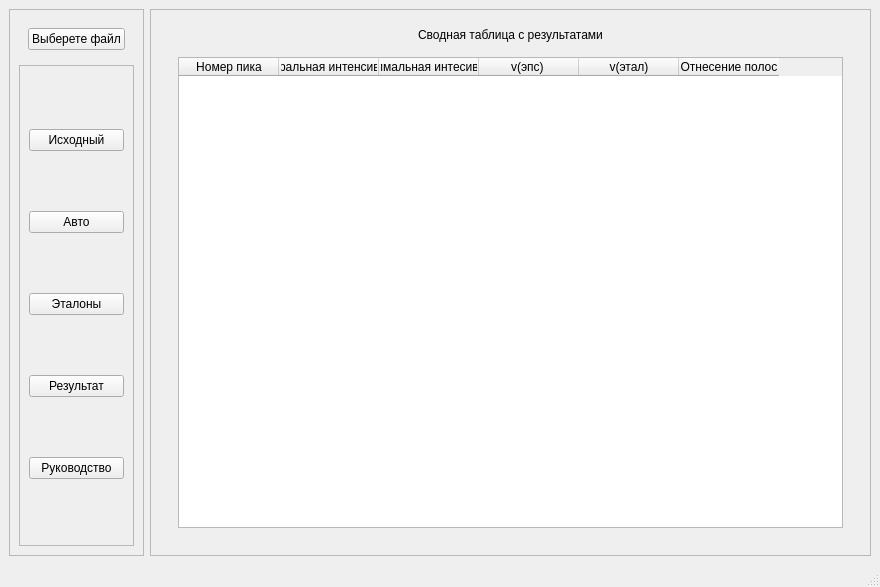
<?xml version="1.0" encoding="UTF-8"?>
<ui version="4.0">
 <class>MainWindow</class>
 <widget class="QMainWindow" name="MainWindow">
  <property name="geometry">
   <rect>
    <x>0</x>
    <y>0</y>
    <width>880</width>
    <height>587</height>
   </rect>
  </property>
  <property name="windowTitle">
   <string>MainWindow</string>
  </property>
  <widget class="QWidget" name="centralwidget">
   <layout class="QHBoxLayout" name="horizontalLayout_2">
    <item>
     <widget class="QFrame" name="frame">
      <property name="frameShape">
       <enum>QFrame::StyledPanel</enum>
      </property>
      <property name="frameShadow">
       <enum>QFrame::Raised</enum>
      </property>
      <layout class="QVBoxLayout" name="verticalLayout_10">
       <item>
        <widget class="QWidget" name="widget_6" native="true">
         <layout class="QVBoxLayout" name="verticalLayout">
          <item>
           <widget class="QPushButton" name="open_file_btn">
            <property name="text">
             <string>Выберете файл</string>
            </property>
           </widget>
          </item>
         </layout>
        </widget>
       </item>
       <item>
        <widget class="QFrame" name="frame_4">
         <property name="sizePolicy">
          <sizepolicy hsizetype="Preferred" vsizetype="Expanding">
           <horstretch>0</horstretch>
           <verstretch>0</verstretch>
          </sizepolicy>
         </property>
         <property name="frameShape">
          <enum>QFrame::StyledPanel</enum>
         </property>
         <property name="frameShadow">
          <enum>QFrame::Raised</enum>
         </property>
         <layout class="QVBoxLayout" name="verticalLayout_2">
          <item>
           <widget class="QPushButton" name="orig_gra_btn">
            <property name="text">
             <string>Исходный</string>
            </property>
           </widget>
          </item>
          <item>
           <widget class="QPushButton" name="auto_peaks_btn_2">
            <property name="text">
             <string>Авто</string>
            </property>
           </widget>
          </item>
          <item>
           <widget class="QPushButton" name="standards_btn">
            <property name="text">
             <string>Эталоны</string>
            </property>
           </widget>
          </item>
          <item>
           <widget class="QPushButton" name="result_btn">
            <property name="text">
             <string>Результат</string>
            </property>
           </widget>
          </item>
          <item>
           <widget class="QPushButton" name="rules_btn">
            <property name="text">
             <string>Руководство</string>
            </property>
           </widget>
          </item>
         </layout>
        </widget>
       </item>
      </layout>
     </widget>
    </item>
    <item>
     <widget class="QFrame" name="frame_2">
      <property name="frameShape">
       <enum>QFrame::StyledPanel</enum>
      </property>
      <property name="frameShadow">
       <enum>QFrame::Raised</enum>
      </property>
      <layout class="QVBoxLayout" name="verticalLayout_4">
       <item>
        <widget class="QStackedWidget" name="charts">
         <property name="sizePolicy">
          <sizepolicy hsizetype="Preferred" vsizetype="Expanding">
           <horstretch>0</horstretch>
           <verstretch>0</verstretch>
          </sizepolicy>
         </property>
         <property name="currentIndex">
          <number>4</number>
         </property>
         <widget class="QWidget" name="orig_gra">
          <layout class="QVBoxLayout" name="verticalLayout_5">
           <item>
            <widget class="QFrame" name="frame_3">
             <property name="frameShape">
              <enum>QFrame::StyledPanel</enum>
             </property>
             <property name="frameShadow">
              <enum>QFrame::Raised</enum>
             </property>
             <layout class="QVBoxLayout" name="verticalLayout_11" stretch="1,91">
              <item alignment="Qt::AlignTop">
               <widget class="QLabel" name="label">
                <property name="text">
                 <string>Исходный график</string>
                </property>
                <property name="alignment">
                 <set>Qt::AlignCenter</set>
                </property>
               </widget>
              </item>
              <item>
               <layout class="QVBoxLayout" name="orig_canvaas"/>
              </item>
             </layout>
            </widget>
           </item>
          </layout>
         </widget>
         <widget class="QWidget" name="auto_peaks_1">
          <layout class="QVBoxLayout" name="verticalLayout_6" stretch="0">
           <item>
            <widget class="QFrame" name="frame_5">
             <property name="frameShape">
              <enum>QFrame::StyledPanel</enum>
             </property>
             <property name="frameShadow">
              <enum>QFrame::Raised</enum>
             </property>
             <layout class="QVBoxLayout" name="verticalLayout_12" stretch="0">
              <item>
               <widget class="QWidget" name="widget_2" native="true">
                <layout class="QVBoxLayout" name="verticalLayout_13">
                 <item>
                  <widget class="QWidget" name="widget_3" native="true">
                   <layout class="QHBoxLayout" name="horizontalLayout_3">
                    <item>
                     <widget class="QPushButton" name="add_stand_btn">
                      <property name="text">
                       <string>Добавить</string>
                      </property>
                     </widget>
                    </item>
                    <item>
                     <widget class="QLabel" name="label_2">
                      <property name="text">
                       <string>Эталонные значения полос титансиликатов</string>
                      </property>
                      <property name="alignment">
                       <set>Qt::AlignCenter</set>
                      </property>
                     </widget>
                    </item>
                    <item>
                     <widget class="QPushButton" name="dell_stand_btn">
                      <property name="text">
                       <string>Удалить</string>
                      </property>
                     </widget>
                    </item>
                   </layout>
                  </widget>
                 </item>
                 <item>
                  <widget class="QTableWidget" name="tableWidget_2">
                   <property name="sizePolicy">
                    <sizepolicy hsizetype="Expanding" vsizetype="Expanding">
                     <horstretch>0</horstretch>
                     <verstretch>0</verstretch>
                    </sizepolicy>
                   </property>
                   <column>
                    <property name="text">
                     <string>Обозначние на графике</string>
                    </property>
                   </column>
                   <column>
                    <property name="text">
                     <string>v</string>
                    </property>
                   </column>
                   <column>
                    <property name="text">
                     <string>cm^-1</string>
                    </property>
                   </column>
                   <column>
                    <property name="text">
                     <string>Отнесение полос</string>
                    </property>
                   </column>
                  </widget>
                 </item>
                </layout>
               </widget>
              </item>
             </layout>
            </widget>
           </item>
          </layout>
         </widget>
         <widget class="QWidget" name="auto_peaks_2">
          <layout class="QVBoxLayout" name="verticalLayout_7">
           <item>
            <widget class="QFrame" name="frame_6">
             <property name="frameShape">
              <enum>QFrame::StyledPanel</enum>
             </property>
             <property name="frameShadow">
              <enum>QFrame::Raised</enum>
             </property>
             <layout class="QVBoxLayout" name="verticalLayout_14" stretch="2,99">
              <item>
               <widget class="QWidget" name="widget" native="true">
                <layout class="QHBoxLayout" name="horizontalLayout">
                 <item>
                  <widget class="QPushButton" name="del_point_btn">
                   <property name="text">
                    <string>Удалить точку</string>
                   </property>
                  </widget>
                 </item>
                 <item>
                  <widget class="QPushButton" name="add_point_btn">
                   <property name="text">
                    <string>Добавить точку</string>
                   </property>
                  </widget>
                 </item>
                 <item>
                  <widget class="QLabel" name="label_3">
                   <property name="text">
                    <string>Автоматическое выделение пиков</string>
                   </property>
                   <property name="alignment">
                    <set>Qt::AlignCenter</set>
                   </property>
                  </widget>
                 </item>
                 <item>
                  <widget class="QPushButton" name="n_for_med_btn">
                   <property name="text">
                    <string>Апроксимация</string>
                   </property>
                  </widget>
                 </item>
                 <item>
                  <widget class="QPushButton" name="num_of_points_btn">
                   <property name="text">
                    <string>Гладкость</string>
                   </property>
                  </widget>
                 </item>
                </layout>
               </widget>
              </item>
              <item>
               <layout class="QVBoxLayout" name="auto_canvas2"/>
              </item>
             </layout>
            </widget>
           </item>
          </layout>
         </widget>
         <widget class="QWidget" name="rules_page">
          <layout class="QVBoxLayout" name="verticalLayout_8">
           <item>
            <widget class="QFrame" name="frame_7">
             <property name="frameShape">
              <enum>QFrame::StyledPanel</enum>
             </property>
             <property name="frameShadow">
              <enum>QFrame::Raised</enum>
             </property>
             <layout class="QVBoxLayout" name="verticalLayout_16" stretch="2,99">
              <item alignment="Qt::AlignTop">
               <widget class="QLabel" name="label_4">
                <property name="text">
                 <string>Руководство пользователя</string>
                </property>
                <property name="alignment">
                 <set>Qt::AlignCenter</set>
                </property>
               </widget>
              </item>
              <item>
               <widget class="QTextEdit" name="textEdit">
                <property name="html">
                 <string>&lt;!DOCTYPE HTML PUBLIC &quot;-//W3C//DTD HTML 4.0//EN&quot; &quot;http://www.w3.org/TR/REC-html40/strict.dtd&quot;&gt;
&lt;html&gt;&lt;head&gt;&lt;meta name=&quot;qrichtext&quot; content=&quot;1&quot; /&gt;&lt;style type=&quot;text/css&quot;&gt;
p, li { white-space: pre-wrap; }
&lt;/style&gt;&lt;/head&gt;&lt;body style=&quot; font-family:'MS Shell Dlg 2'; font-size:7.5pt; font-weight:400; font-style:normal;&quot;&gt;
&lt;p style=&quot; margin-top:0px; margin-bottom:0px; margin-left:0px; margin-right:0px; -qt-block-indent:0; text-indent:0px;&quot;&gt;&lt;span style=&quot; font-size:8pt; font-weight:600;&quot;&gt;Выбрать&lt;/span&gt;&lt;span style=&quot; font-size:8pt;&quot;&gt; &lt;/span&gt;&lt;span style=&quot; font-size:8pt; font-weight:600;&quot;&gt;файл&lt;/span&gt;&lt;span style=&quot; font-size:8pt;&quot;&gt;:&lt;/span&gt;&lt;/p&gt;
&lt;p style=&quot;-qt-paragraph-type:empty; margin-top:0px; margin-bottom:0px; margin-left:0px; margin-right:0px; -qt-block-indent:0; text-indent:0px; font-size:8pt;&quot;&gt;&lt;br /&gt;&lt;/p&gt;
&lt;p style=&quot; margin-top:0px; margin-bottom:0px; margin-left:0px; margin-right:0px; -qt-block-indent:0; text-indent:0px;&quot;&gt;&lt;span style=&quot; font-size:8pt; font-weight:600;&quot;&gt;Исходный&lt;/span&gt;&lt;span style=&quot; font-size:8pt;&quot;&gt;: отображает график построенный по входным данным&lt;/span&gt;&lt;/p&gt;
&lt;p style=&quot;-qt-paragraph-type:empty; margin-top:0px; margin-bottom:0px; margin-left:0px; margin-right:0px; -qt-block-indent:0; text-indent:0px; font-size:8pt;&quot;&gt;&lt;br /&gt;&lt;/p&gt;
&lt;p style=&quot; margin-top:0px; margin-bottom:0px; margin-left:0px; margin-right:0px; -qt-block-indent:0; text-indent:0px;&quot;&gt;&lt;span style=&quot; font-size:8pt; font-weight:600;&quot;&gt;Авто&lt;/span&gt;&lt;span style=&quot; font-size:8pt;&quot;&gt;: апроксимированный график с выделенными пиками&lt;/span&gt;&lt;/p&gt;
&lt;p style=&quot;-qt-paragraph-type:empty; margin-top:0px; margin-bottom:0px; margin-left:0px; margin-right:0px; -qt-block-indent:0; text-indent:0px; font-size:8pt;&quot;&gt;&lt;br /&gt;&lt;/p&gt;
&lt;p style=&quot; margin-top:0px; margin-bottom:0px; margin-left:0px; margin-right:0px; -qt-block-indent:0; text-indent:0px;&quot;&gt;&lt;span style=&quot; font-size:8pt; font-weight:600;&quot;&gt;Удалить&lt;/span&gt;&lt;span style=&quot; font-size:8pt;&quot;&gt; &lt;/span&gt;&lt;span style=&quot; font-size:8pt; font-weight:600;&quot;&gt;точку&lt;/span&gt;&lt;span style=&quot; font-size:8pt;&quot;&gt;: сверху над каждым выделенным максимумом подписан его номер. Для удаления нужного максимумма, введите его номер.&lt;/span&gt;&lt;/p&gt;
&lt;p style=&quot;-qt-paragraph-type:empty; margin-top:0px; margin-bottom:0px; margin-left:0px; margin-right:0px; -qt-block-indent:0; text-indent:0px; font-size:8pt;&quot;&gt;&lt;br /&gt;&lt;/p&gt;
&lt;p style=&quot; margin-top:0px; margin-bottom:0px; margin-left:0px; margin-right:0px; -qt-block-indent:0; text-indent:0px;&quot;&gt;&lt;span style=&quot; font-size:8pt; font-weight:600;&quot;&gt;Добавить&lt;/span&gt;&lt;span style=&quot; font-size:8pt;&quot;&gt; &lt;/span&gt;&lt;span style=&quot; font-size:8pt; font-weight:600;&quot;&gt;точку&lt;/span&gt;&lt;span style=&quot; font-size:8pt;&quot;&gt;: при наведении на любую точку графика, вверзнем правом углу отображаются координаты этой точки. Для добавления максимума, введите координату х нужной точки.&lt;/span&gt;&lt;/p&gt;
&lt;p style=&quot;-qt-paragraph-type:empty; margin-top:0px; margin-bottom:0px; margin-left:0px; margin-right:0px; -qt-block-indent:0; text-indent:0px; font-size:8pt;&quot;&gt;&lt;br /&gt;&lt;/p&gt;
&lt;p style=&quot; margin-top:0px; margin-bottom:0px; margin-left:0px; margin-right:0px; -qt-block-indent:0; text-indent:0px;&quot;&gt;&lt;span style=&quot; font-size:8pt; font-weight:600;&quot;&gt;Апроксимация&lt;/span&gt;&lt;span style=&quot; font-size:8pt;&quot;&gt;: степень многочлена +1, которым будет апроксимирован график&lt;/span&gt;&lt;/p&gt;
&lt;p style=&quot;-qt-paragraph-type:empty; margin-top:0px; margin-bottom:0px; margin-left:0px; margin-right:0px; -qt-block-indent:0; text-indent:0px; font-size:8pt;&quot;&gt;&lt;br /&gt;&lt;/p&gt;
&lt;p style=&quot; margin-top:0px; margin-bottom:0px; margin-left:0px; margin-right:0px; -qt-block-indent:0; text-indent:0px;&quot;&gt;&lt;span style=&quot; font-size:8pt; font-weight:600;&quot;&gt;Гладкость&lt;/span&gt;&lt;span style=&quot; font-size:8pt;&quot;&gt;: количество точек, по которым будет построен апроксимированный график&lt;/span&gt;&lt;/p&gt;
&lt;p style=&quot;-qt-paragraph-type:empty; margin-top:0px; margin-bottom:0px; margin-left:0px; margin-right:0px; -qt-block-indent:0; text-indent:0px; font-size:8pt;&quot;&gt;&lt;br /&gt;&lt;/p&gt;
&lt;p style=&quot; margin-top:0px; margin-bottom:0px; margin-left:0px; margin-right:0px; -qt-block-indent:0; text-indent:0px;&quot;&gt;&lt;span style=&quot; font-size:8pt; font-weight:600;&quot;&gt;Эталоны&lt;/span&gt;&lt;span style=&quot; font-size:8pt;&quot;&gt;: таблица эталонных значений полос&lt;/span&gt;&lt;/p&gt;
&lt;p style=&quot;-qt-paragraph-type:empty; margin-top:0px; margin-bottom:0px; margin-left:0px; margin-right:0px; -qt-block-indent:0; text-indent:0px; font-size:8pt;&quot;&gt;&lt;br /&gt;&lt;/p&gt;
&lt;p style=&quot; margin-top:0px; margin-bottom:0px; margin-left:0px; margin-right:0px; -qt-block-indent:0; text-indent:0px;&quot;&gt;&lt;span style=&quot; font-size:8pt; font-weight:600;&quot;&gt;Результат&lt;/span&gt;&lt;span style=&quot; font-size:8pt;&quot;&gt;: таблица с найдеными интегральными и максимальными интенсивностями&lt;/span&gt;&lt;/p&gt;
&lt;p style=&quot;-qt-paragraph-type:empty; margin-top:0px; margin-bottom:0px; margin-left:0px; margin-right:0px; -qt-block-indent:0; text-indent:0px; font-size:8pt;&quot;&gt;&lt;br /&gt;&lt;/p&gt;
&lt;p style=&quot; margin-top:0px; margin-bottom:0px; margin-left:0px; margin-right:0px; -qt-block-indent:0; text-indent:0px;&quot;&gt;&lt;span style=&quot; font-size:8pt; font-weight:600;&quot;&gt;Руководство&lt;/span&gt;&lt;span style=&quot; font-size:8pt;&quot;&gt;: краткая инструкция по пользованию приложением &lt;/span&gt;&lt;/p&gt;&lt;/body&gt;&lt;/html&gt;</string>
                </property>
               </widget>
              </item>
             </layout>
            </widget>
           </item>
          </layout>
         </widget>
         <widget class="QWidget" name="result">
          <layout class="QVBoxLayout" name="verticalLayout_9">
           <item>
            <widget class="QLabel" name="label_5">
             <property name="text">
              <string>Сводная таблица с результатами</string>
             </property>
             <property name="alignment">
              <set>Qt::AlignCenter</set>
             </property>
            </widget>
           </item>
           <item>
            <widget class="QWidget" name="widget_5" native="true">
             <property name="sizePolicy">
              <sizepolicy hsizetype="Preferred" vsizetype="Expanding">
               <horstretch>0</horstretch>
               <verstretch>0</verstretch>
              </sizepolicy>
             </property>
             <layout class="QVBoxLayout" name="verticalLayout_3">
              <item>
               <widget class="QTableWidget" name="tableWidget">
                <column>
                 <property name="text">
                  <string>Номер пика</string>
                 </property>
                </column>
                <column>
                 <property name="text">
                  <string>Интегральная интенсивонсть</string>
                 </property>
                </column>
                <column>
                 <property name="text">
                  <string>Максимальная интесивность</string>
                 </property>
                </column>
                <column>
                 <property name="text">
                  <string>v(эпс) </string>
                 </property>
                </column>
                <column>
                 <property name="text">
                  <string>v(этал)</string>
                 </property>
                </column>
                <column>
                 <property name="text">
                  <string>Отнесение полос</string>
                 </property>
                </column>
               </widget>
              </item>
             </layout>
            </widget>
           </item>
          </layout>
         </widget>
        </widget>
       </item>
      </layout>
     </widget>
    </item>
   </layout>
  </widget>
  <widget class="QMenuBar" name="menubar">
   <property name="geometry">
    <rect>
     <x>0</x>
     <y>0</y>
     <width>880</width>
     <height>26</height>
    </rect>
   </property>
  </widget>
  <widget class="QStatusBar" name="statusbar"/>
 </widget>
 <resources/>
 <connections/>
</ui>
